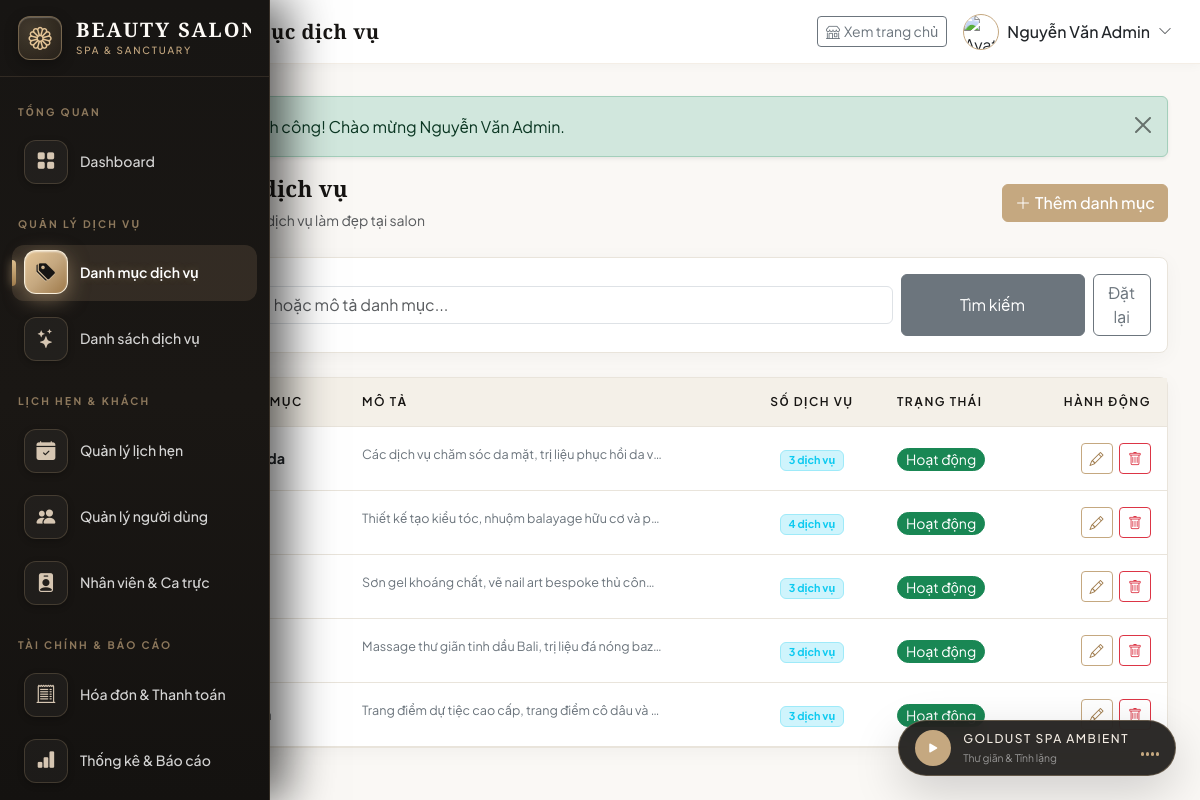
Screenshot of /admin/categories.php (signed in) with the database file from the repository.
### tables this page shows
CREATE TABLE categories (
    id INT AUTO_INCREMENT PRIMARY KEY,
    name VARCHAR(100) NOT NULL,
    description TEXT,
    status ENUM('active', 'inactive') NOT NULL DEFAULT 'active',
    created_at TIMESTAMP DEFAULT CURRENT_TIMESTAMP
);

### admin/categories.php (the view, shortened to what this page needs)
<?php
$db = getDB();
$search = trim($_GET['search'] ?? '');
$sql = "
    SELECT c.*, COUNT(s.id) AS service_count
    FROM categories c
    LEFT JOIN services s ON c.id = s.category_id
";
$params = [];
$sql .= " GROUP BY c.id ORDER BY c.id ASC";
$stmt = $db->prepare($sql);
$stmt->execute($params);
$categories = $stmt->fetchAll();
include __DIR__ . '/../includes/header.php';
?>
<div class="d-flex justify-content-between align-items-center mb-4">
    <div>
        <h4 class="fw-bold mb-1"><i class="bi bi-tags me-2 text-primary"></i>Danh mục dịch vụ</h4>
        <p class="text-muted small mb-0">Quản lý và phân loại các dịch vụ làm đẹp tại salon</p>
    </div>
    <button type="button" class="btn btn-primary" data-bs-toggle="modal" data-bs-target="#addCategoryModal">
        <i class="bi bi-plus-lg me-1"></i>Thêm danh mục
    </button>
</div>
<div class="card table-card mb-4">
    <div class="card-body p-3">
        <form action="" method="GET" class="row g-2 align-items-center">
            <div class="col-md-9">
                <div class="input-group">
                    <span class="input-group-text bg-white"><i class="bi bi-search text-muted"></i></span>
                    <input type="text" name="search" class="form-control" placeholder="Tìm theo tên hoặc mô tả danh mục..." value="<?= htmlspecialchars($search) ?>">
                </div>
            </div>
            <div class="col-md-3 d-flex gap-2">
                <button type="submit" class="btn btn-secondary w-100">Tìm kiếm</button>
                <a href="<?= BASE_URL ?>admin/categories.php" class="btn btn-outline-secondary">Đặt lại</a>
            </div>
        </form>
    </div>
</div>
<div class="card table-card">
    <div class="table-responsive">
        <table class="table table-hover align-middle mb-0">
            <thead class="table-light">
                <tr>
                    <th class="ps-3" style="width: 70px;">ID</th>
                    <th>Tên danh mục</th>
                    <th>Mô tả</th>
                    <th class="text-center">Số dịch vụ</th>
                    <th>Trạng thái</th>
                    <th class="text-end pe-3">Hành động</th>
                </tr>
            </thead>
            <tbody>
                <?php if (empty($categories)): ?>
                    <tr>
                        <td colspan="6" class="text-center py-4 text-muted">Không tìm thấy danh mục nào.</td>
                    </tr>
                <?php else: ?>
                    <?php foreach ($categories as $cat): ?>
                    <tr>
                        <td class="ps-3 fw-bold text-muted">#<?= $cat['id'] ?></td>
                        <td>
                            <strong class="text-dark"><?= htmlspecialchars($cat['name']) ?></strong>
                        </td>
                        <td>
                            <span class="text-secondary small text-truncate d-inline-block" style="max-width: 300px;">
                                <?= htmlspecialchars($cat['description'] ?: 'Chưa có mô tả') ?>
                            </span>
                        </td>
                        <td class="text-center">
                            <span class="badge bg-info-subtle text-info border border-info-subtle px-2 py-1">
                                <?= $cat['service_count'] ?> dịch vụ
                            </span>
                        </td>
                        <td>
                            <form action="" method="POST" class="d-inline">
                                <?php if ($cat['status'] === 'active'): ?>
                                    <button type="submit" class="btn btn-sm btn-success py-0 px-2 rounded-pill" title="Click để tạm ẩn">
                                        Hoạt động
                                    </button>
                                <?php else: ?>
                                    <button type="submit" class="btn btn-sm btn-secondary py-0 px-2 rounded-pill" title="Click để kích hoạt">
                                        Tạm ẩn
                                    </button>
                                <?php endif; ?>
                            </form>
                        </td>
                        <td class="text-end pe-3">
                            <button type="button" class="btn btn-sm btn-outline-primary me-1"
                                    onclick="editCategory(<?= $cat['id'] ?>, '<?= htmlspecialchars(addslashes($cat['name'])) ?>', '<?= htmlspecialchars(addslashes($cat['description'])) ?>', '<?= $cat['status'] ?>')">
                                <i class="bi bi-pencil"></i>
                            </button>
                            <form action="" method="POST" class="d-inline" onsubmit="return confirm('Bạn có chắc chắn muốn xóa danh mục này?');">
                                <button type="submit" class="btn btn-sm btn-outline-danger">
                                    <i class="bi bi-trash"></i>
                                </button>
                            </form>
                        </td>
                    </tr>
                    <?php endforeach; ?>
                <?php endif; ?>
            </tbody>
        </table>
    </div>
</div>
<?php include __DIR__ . '/../includes/footer.php'; ?>

### assets/css/style.css (style rules this page uses)
:root { --gold: #c5a880; --gold-light: #e5d5c0; --gold-dark: #9e7949; --gold-hover: #b38f5e; --canvas: #faf8f5; --surface: #ffffff; --surface-alt: #f4f0e8; --dark: #1c1a17; --dark-surface: #24211d; --dark-muted: #3a3530; --text-main: #2b2723; --text-muted: #78716a; --border-color: rgba(197, 168, 128, 0.3); --border-light: #e9e4db; --success: #2e7d32; --danger: #b71c1c; --warning: #c5a880; --info: #37474f; --font-serif: 'Cormorant Garamond', Georgia, serif; --font-sans: 'Plus Jakarta Sans', -apple-system, BlinkMacSystemFont, sans-serif; --radius-sm: 4px; --radius-md: 8px; --radius-lg: 16px; --radius-full: 9999px; --shadow-subtle: 0 4px 20px rgba(28, 26, 23, 0.04); --shadow-medium: 0 10px 30px rgba(28, 26, 23, 0.08); --shadow-hover: 0 16px 40px rgba(197, 168, 128, 0.15); }
* { margin: 0; padding: 0; box-sizing: border-box; }
html, body { overflow-x: hidden; width: 100%; max-width: 100vw; }
body { font-family: var(--font-sans); background-color: var(--canvas); color: var(--text-main); line-height: 1.7; font-weight: 400; -webkit-font-smoothing: antialiased; }
h1, h2, h3, h4, .font-serif { font-family: var(--font-serif); color: var(--dark); font-weight: 600; letter-spacing: 0.5px; }
h4 { font-size: 1.4rem; line-height: 1.4; }
p { color: var(--text-muted); }
a { color: var(--gold-dark); text-decoration: none; transition: all 0.25s ease; }
.table-card { background: #ffffff; border: 1px solid var(--border-light) !important; box-shadow: var(--shadow-subtle) !important; }
.table thead th { background-color: var(--surface-alt) !important; color: var(--dark) !important; font-family: var(--font-sans); font-size: 0.75rem; text-transform: uppercase; letter-spacing: 1.5px; font-weight: 600; border-bottom: 1px solid var(--border-light); padding: 14px 16px; }
.table tbody td { padding: 16px; border-bottom: 1px solid var(--border-light); font-size: 0.9rem; }

### includes/header.php (style rules this page uses)
:root { --sidebar-collapsed-width: 76px; --sidebar-expanded-width: 270px; --gold: #c5a880; --gold-light: #f4ede4; --gold-dark: #9e7949; --dark: #171513; --dark-elevated: #221f1b; --canvas: #faf8f5; }
body { font-family: 'Plus Jakarta Sans', -apple-system, BlinkMacSystemFont, sans-serif; background-color: var(--canvas); color: #2b2723; }
h1, h2, h3, h4, h5, .font-serif { font-family: 'Cormorant Garamond', Georgia, serif; letter-spacing: 0.3px; }
.table-card { background: #fff; border: 1px solid rgba(197, 168, 128, 0.2); border-radius: 8px; box-shadow: 0 4px 15px rgba(28,26,23,0.04); }
.btn-primary { background-color: var(--gold) !important; border-color: var(--gold) !important; color: #fff !important; font-weight: 500; }
.btn-outline-primary { color: var(--gold-dark) !important; border-color: var(--gold) !important; }

### rows the page displays
categories: id "1", name "Chăm sóc da", description "Các dịch vụ chăm sóc da mặt, trị liệu phục hồi da v…", service_count "3", status "Hoạt động"
categories: id "2", name "Làm tóc", description "Thiết kế tạo kiểu tóc, nhuộm balayage hữu cơ và p…", service_count "4", status "Hoạt động"
categories: id "3", name "Làm móng", description "Sơn gel khoáng chất, vẽ nail art bespoke thủ côn…", service_count "3", status "Hoạt động"
categories: id "4", description "Massage thư giãn tinh dầu Bali, trị liệu đá nóng baz…", service_count "3", status "Hoạt động"
categories: name "Trang điểm", description "Trang điểm dự tiệc cao cấp, trang điểm cô dâu và…", service_count "3", status "Hoạt động"

### other values shown
$pageTitle "Quản lý danh mục dịch vụ"
$currentUser['full_name'] "Nguyễn Văn Admin"
$flash['message'] "Đăng nhập thành công! Chào mừng Nguyễn Văn Admin."
